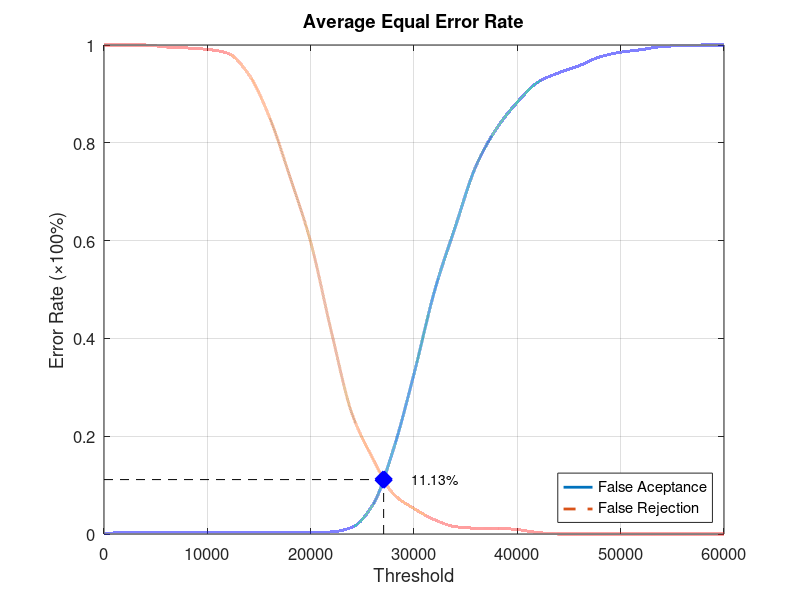
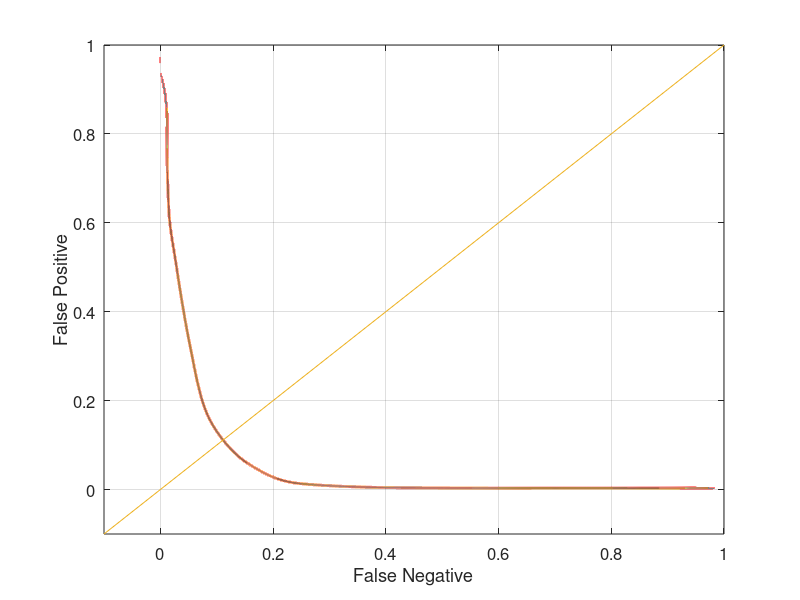

Source code (MATLAB) for these figures, in order:
function yEER = Database1Average
close all;
clear;
clc;
x = 0:2000:60000;
xq = 0:0.5:60000;

y0 = [0 0.0031579 0.0031579 0.0031579 0.0031579 0.0031579 0.0031579 0.0031579 0.0031579 0.0031579 0.0031579 0.00421053 0.0136842 0.0589474 0.172632 0.327368 0.497895 0.628421 0.752632 0.829474 0.883158 0.924211 0.943158 0.957895 0.975789 0.985263 0.990526 0.996842 0.998947 1 1];
yy0 = interp1(x, y0, xq, 'pchip');
y1 = [1 1 1 0.996 0.994 0.991 0.983 0.94 0.853 0.73 0.597 0.414 0.246 0.155 0.082 0.052 0.029 0.015 0.012 0.012 0.009 0.003 0 0 0 0 0 0 0 0 0];
yy1 = interp1(x, y1, xq, 'pchip');

% Calculating EER: 
y2 = abs(y0 - y1);
find(y2 == min(y2))
yy2 = abs(yy0 - yy1);
xEER = find(yy2 == min(yy2));
xEERIndex = xq(xEER) % X-axis EER
yEER = yy0(xEER) % Y-axis EER

main = figure
plot(xq, yy0,'-','LineWidth', 2);	hold on
plot(xq, yy1,'--','LineWidth', 2);	hold on
plot([xEERIndex xEERIndex], [0 yEER], 'k--');	hold on
plot([0 xEERIndex], [yEER yEER], 'k--');	hold on
plot(xEERIndex, yEER, 'bx', 'LineWidth', 10);	hold on
text(xEERIndex + 10 * xEERIndex / 100, yEER, [num2str(round((10000 * yEER)) / 100) '%'])
legend('False Aceptance', 'False Rejection', 'Location', 'SouthEast')
xlabel('Threshold')
ylabel('Error Rate (\times100%)')
title('Average Equal Error Rate')
set(gca, 'FontSize', 12)
axis([0 60000 0 1])
grid on

print(main, 'Database1AverageMain', '-dpng');
FNRxFPR = figure('Color', [1 1 1]);
plot(yy1, yy0, '-', yy1, yy0, 'LineWidth', 2);
hold on
y = -0.1:0.1:1
plot(y, y); 
set(gca, 'FontSize', 12)
xlabel('False Negative')
ylabel('False Positive')
axis([-0.1 1 -0.1 1])
set(gca, 'FontSize', 12)
grid on

print(FNRxFPR, 'Database1AverageFNRxFPR','-dpng');
end
